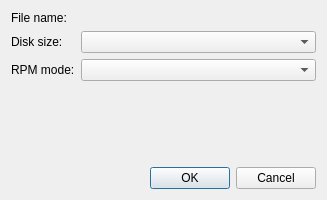
<?xml version="1.0" encoding="UTF-8"?>
<ui version="4.0">
 <class>NewFloppyDialog</class>
 <widget class="QDialog" name="NewFloppyDialog">
  <property name="geometry">
   <rect>
    <x>0</x>
    <y>0</y>
    <width>327</width>
    <height>200</height>
   </rect>
  </property>
  <property name="minimumSize">
   <size>
    <width>327</width>
    <height>200</height>
   </size>
  </property>
  <property name="maximumSize">
   <size>
    <width>327</width>
    <height>200</height>
   </size>
  </property>
  <property name="windowTitle">
   <string>New Image</string>
  </property>
  <layout class="QFormLayout" name="formLayout">
   <item row="0" column="0">
    <widget class="QLabel" name="labelFileName">
     <property name="text">
      <string>File name:</string>
     </property>
    </widget>
   </item>
   <item row="0" column="1">
    <widget class="FileField" name="fileField" native="true">
     <property name="sizePolicy">
      <sizepolicy hsizetype="Preferred" vsizetype="Preferred">
       <horstretch>0</horstretch>
       <verstretch>0</verstretch>
      </sizepolicy>
     </property>
    </widget>
   </item>
   <item row="1" column="0">
    <widget class="QLabel" name="labelSize">
     <property name="text">
      <string>Disk size:</string>
     </property>
    </widget>
   </item>
   <item row="1" column="1">
    <widget class="QComboBox" name="comboBoxSize">
     <property name="maxVisibleItems">
      <number>30</number>
     </property>
     <property name="sizePolicy">
      <sizepolicy hsizetype="Preferred" vsizetype="Preferred">
       <horstretch>0</horstretch>
       <verstretch>0</verstretch>
      </sizepolicy>
     </property>
    </widget>
   </item>
   <item row="2" column="0">
    <widget class="QLabel" name="labelRpm">
     <property name="text">
      <string>RPM mode:</string>
     </property>
    </widget>
   </item>
   <item row="2" column="1">
    <widget class="QComboBox" name="comboBoxRpm">
     <property name="maxVisibleItems">
      <number>30</number>
     </property>
     <property name="sizePolicy">
      <sizepolicy hsizetype="Expanding" vsizetype="Preferred">
       <horstretch>0</horstretch>
       <verstretch>0</verstretch>
      </sizepolicy>
     </property>
    </widget>
   </item>
   <item row="3" column="0">
    <spacer name="verticalSpacer">
     <property name="orientation">
      <enum>Qt::Vertical</enum>
     </property>
     <property name="sizeHint" stdset="0">
      <size>
       <width>20</width>
       <height>40</height>
      </size>
     </property>
    </spacer>
   </item>
   <item row="4" column="0" colspan="2">
    <widget class="QDialogButtonBox" name="buttonBox">
     <property name="orientation">
      <enum>Qt::Horizontal</enum>
     </property>
     <property name="standardButtons">
      <set>QDialogButtonBox::Cancel|QDialogButtonBox::Ok</set>
     </property>
    </widget>
   </item>
  </layout>
 </widget>
 <customwidgets>
  <customwidget>
   <class>FileField</class>
   <extends>QWidget</extends>
   <header>qt_filefield.hpp</header>
   <container>1</container>
  </customwidget>
 </customwidgets>
 <resources/>
 <connections>
  <connection>
   <sender>buttonBox</sender>
   <signal>accepted()</signal>
   <receiver>NewFloppyDialog</receiver>
   <slot>accept()</slot>
   <hints>
    <hint type="sourcelabel">
     <x>248</x>
     <y>254</y>
    </hint>
    <hint type="destinationlabel">
     <x>157</x>
     <y>274</y>
    </hint>
   </hints>
  </connection>
  <connection>
   <sender>buttonBox</sender>
   <signal>rejected()</signal>
   <receiver>NewFloppyDialog</receiver>
   <slot>reject()</slot>
   <hints>
    <hint type="sourcelabel">
     <x>316</x>
     <y>260</y>
    </hint>
    <hint type="destinationlabel">
     <x>286</x>
     <y>274</y>
    </hint>
   </hints>
  </connection>
 </connections>
</ui>
